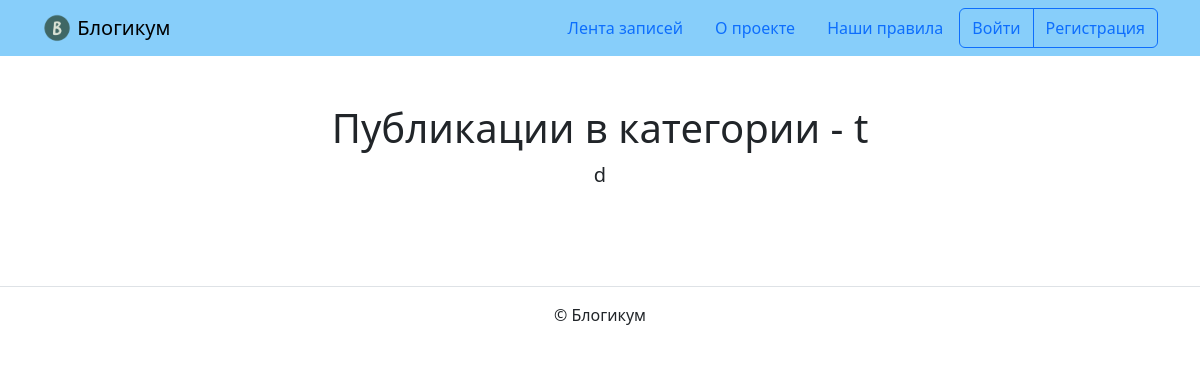
/category/s/, run on an earlier commit of the app's database.
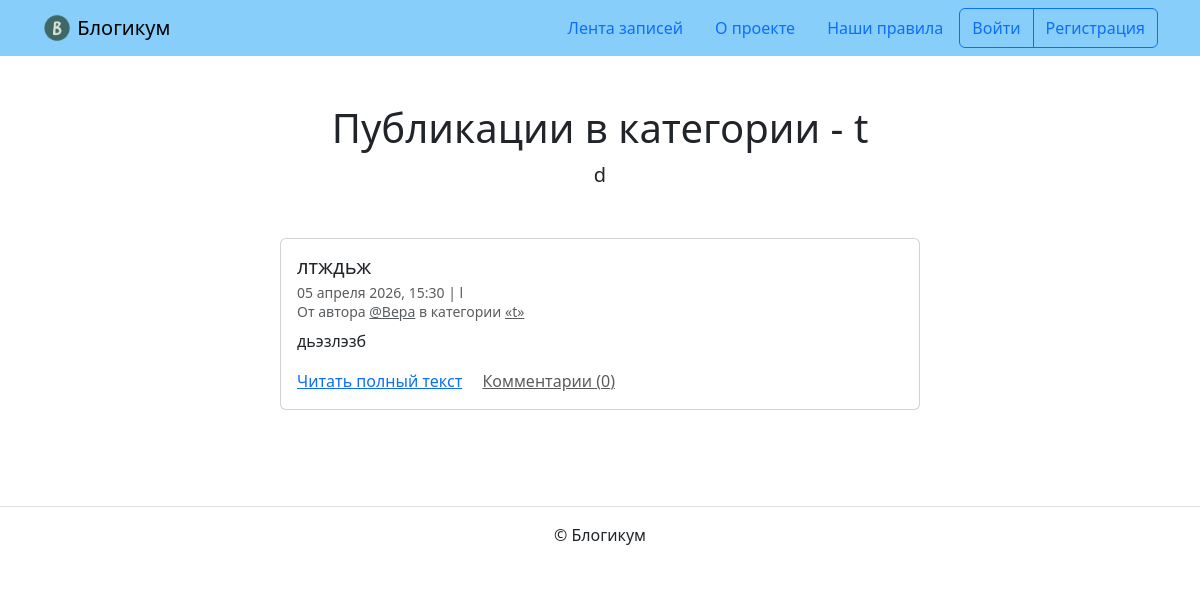
And on a later commit of the database.
### blog/models.py (models this page shows)
class Category(models.Model):
    title = models.CharField(max_length=256, verbose_name="Заголовок")
    description = models.TextField(verbose_name="Описание")
    slug = models.SlugField(
        unique=True,
        verbose_name="Идентификатор",
        help_text="Идентификатор страницы для URL; разрешены символы "
                  "латиницы, цифры, дефис и подчёркивание.",
    )
    is_published = models.BooleanField(
        default=True,
        verbose_name="Опубликовано",
        help_text="Снимите галочку, чтобы скрыть публикацию.",
    )
    created_at = models.DateTimeField(
        auto_now_add=True,
        verbose_name="Добавлено",
    )
    class Meta:
        verbose_name = "категория"
        verbose_name_plural = "Категории"

class Post(models.Model):
    title = models.CharField(max_length=256, verbose_name="Заголовок")
    text = models.TextField(verbose_name="Текст")
    image = models.ImageField(
        upload_to="posts/",
        blank=True,
        null=True,
        verbose_name="Изображение",
    )
    pub_date = models.DateTimeField(
        verbose_name="Дата и время публикации",
        help_text="Если установить дату и время в"
                  " будущем — можно делать отложенные публикации.",
    )
    author = models.ForeignKey(
        User,
        on_delete=models.CASCADE,
        verbose_name="Автор публикации",
    )
    location = models.ForeignKey(
        Location,
        on_delete=models.SET_NULL,
        null=True,
        verbose_name="Местоположение",
    )
    category = models.ForeignKey(
        Category,
        on_delete=models.SET_NULL,
        null=True,
        verbose_name="Категория",
    )
    is_published = models.BooleanField(
        default=True,
        verbose_name="Опубликовано",
        help_text="Снимите галочку, чтобы скрыть публикацию.",
    )
    created_at = models.DateTimeField(
        auto_now_add=True,
        verbose_name="Добавлено",
    )
    class Meta:
        verbose_name = "публикация"
        verbose_name_plural = "Публикации"

class Location(models.Model):
    name = models.CharField(
        max_length=256,
        verbose_name="Название места",
    )
    is_published = models.BooleanField(
        default=True,
        verbose_name="Опубликовано",
        help_text="Снимите галочку, чтобы скрыть публикацию.",
    )
    created_at = models.DateTimeField(
        auto_now_add=True,
        verbose_name="Добавлено",
    )
    class Meta:
        verbose_name = "местоположение"
        verbose_name_plural = "Местоположения"

### blog/views.py (the view)
def category_posts(request, category_slug):
    category = get_object_or_404(
        Category,
        Q(slug=category_slug) & Q(is_published=True),
    )
    posts = _base_posts_qs().filter(category=category).filter(_public_posts_q())
    context = {
        "page_obj": _paginate(request, posts),
        "category": category,
    }
    return render(request, "blog/category.html", context)

### blog/views.py (called while the page is built)
def _public_posts_q():
    now = timezone.now()
    return Q(
        is_published=True,
        pub_date__lte=now,
        category__is_published=True,
    )

def _base_posts_qs():
    return (
        Post.objects.select_related("category", "location", "author")
        .annotate(comment_count=Count("comments"))
        .order_by("-pub_date")
    )

def _paginate(request, qs):
    paginator = Paginator(qs, POSTS_PER_PAGE)
    page_number = request.GET.get("page")
    return paginator.get_page(page_number)

### templates/blog/category.html (shortened to what this page needs)
{% extends "base.html" %}
{% block content %}
  <h1 class="text-center">Публикации в категории - {{ category.title }}</h1>
  <p class="col-6 offset-3 mb-5 lead text-center">{{ category.description }}</p>
  {% for post in page_obj %}
    <article class="mb-5">
      {% include "includes/post_card.html" %}
    </article>
  {% endfor %}
{% endblock %}

### templates/base.html (shortened to what this page needs)
{% load static %}
{% load django_bootstrap5 %}
<!DOCTYPE html>
<html lang="ru">
  <head>
    {% bootstrap_css %}
  </head>
  <body>
    {% include "includes/header.html" %}
    <main>
      <div class="container py-5">
        {% block content %}{% endblock %}
      </div>
    </main>
    {% include "includes/footer.html" %}
  </body>
</html>

### templates/includes/header.html
{% load static %}
<header>
  <nav class="navbar navbar-light" style="background-color: lightskyblue">
    <div class="container">
      <a class="navbar-brand" href="{% url 'blog:index' %}">
        <img src="{% static 'img/logo.png' %}" width="30" height="30" class="d-inline-block align-top" alt="">
        Блогикум
      </a>
      {% with request.resolver_match.view_name as view_name %}
        <ul class="nav  nav-pills">
          <li class="nav-item">
            <a class="nav-link {% if view_name == 'blog:index' %} active {% endif %}" href="{% url 'blog:index' %}">
              Лента записей
            </a>
          </li>
          <li class="nav-item">
            <a class="nav-link {% if view_name == 'pages:about' %} active {% endif %}" href="{% url 'pages:about' %}">
              О проекте
            </a>
          </li>
          <li class="nav-item">
            <a class="nav-link {% if view_name == 'pages:rules' %} active {% endif %}" href="{% url 'pages:rules' %}">
              Наши правила
            </a>
          </li>
          {% if user.is_authenticated %}
            <div class="btn-group" role="group" aria-label="Basic outlined example">
              <button type="button" class="btn btn-outline-primary"><a class="text-decoration-none text-reset"
                  href="{% url 'blog:create_post' %}">Написать пост</a></button>
              <button type="button" class="btn btn-outline-primary"><a class="text-decoration-none text-reset"
                  href="{% url 'blog:profile' user.username %}">{{ user.username }}</a></button>
              <button type="button" class="btn btn-outline-primary"><a class="text-decoration-none text-reset"
                  href="{% url 'logout' %}">Выйти</a></button>
            </div>
          {% else %}
            <div class="btn-group" role="group" aria-label="Basic outlined example">
              <button type="button" class="btn btn-outline-primary"><a class="text-decoration-none text-reset"
                  href="{% url 'login' %}">Войти</a></button>
              <button type="button" class="btn btn-outline-primary"><a class="text-decoration-none text-reset"
                  href="{% url 'registration' %}">Регистрация</a></button>
            </div>
          {% endif %}
        </ul>
      {% endwith %}
    </div>
  </nav>
</header>

### templates/includes/post_card.html (shortened to what this page needs)
<div class="col d-flex justify-content-center">
  <div class="card" style="width: 40rem;">
    <div class="card-body">
      <h5 class="card-title">{{ post.title }}</h5>
      <h6 class="card-subtitle mb-2 text-muted">
        <small>
          {{ post.pub_date|date:"d E Y, H:i" }} | {% if post.location and post.location.is_published %}{{ post.location.name }}{% else %}Планета Земля{% endif %}<br>
          От автора <a class="text-muted" href="{% url 'blog:profile' post.author.username %}">@{{ post.author.username }}</a> в
          категории {% include "includes/category_link.html" %}
        </small>
      </h6>
      <p class="card-text">{{ post.text|truncatewords:10 }}</p>
      <a href="{% url 'blog:post_detail' post.id %}" class="card-link">Читать полный текст</a>
      <a href="{% url 'blog:post_detail' post.id %}" class="card-link text-muted">Комментарии ({{ post.comment_count }})</a>
    </div>
  </div>
</div>

### templates/includes/category_link.html
<a class="text-muted" href="{% url 'blog:category_posts' post.category.slug %}">
  «{{ post.category.title }}»
</a>

### templates/includes/footer.html
<footer class="border-top text-center py-3">
  <p>© Блогикум</p>
</footer>

What changed in the data, as far as the page shows it:
added Post: title "лтждьж", pub_date "05 апреля 2026, 15:30", location.name "l", author.username "Вера", category "t", text "дьэзлэзб", comment_count "0"
